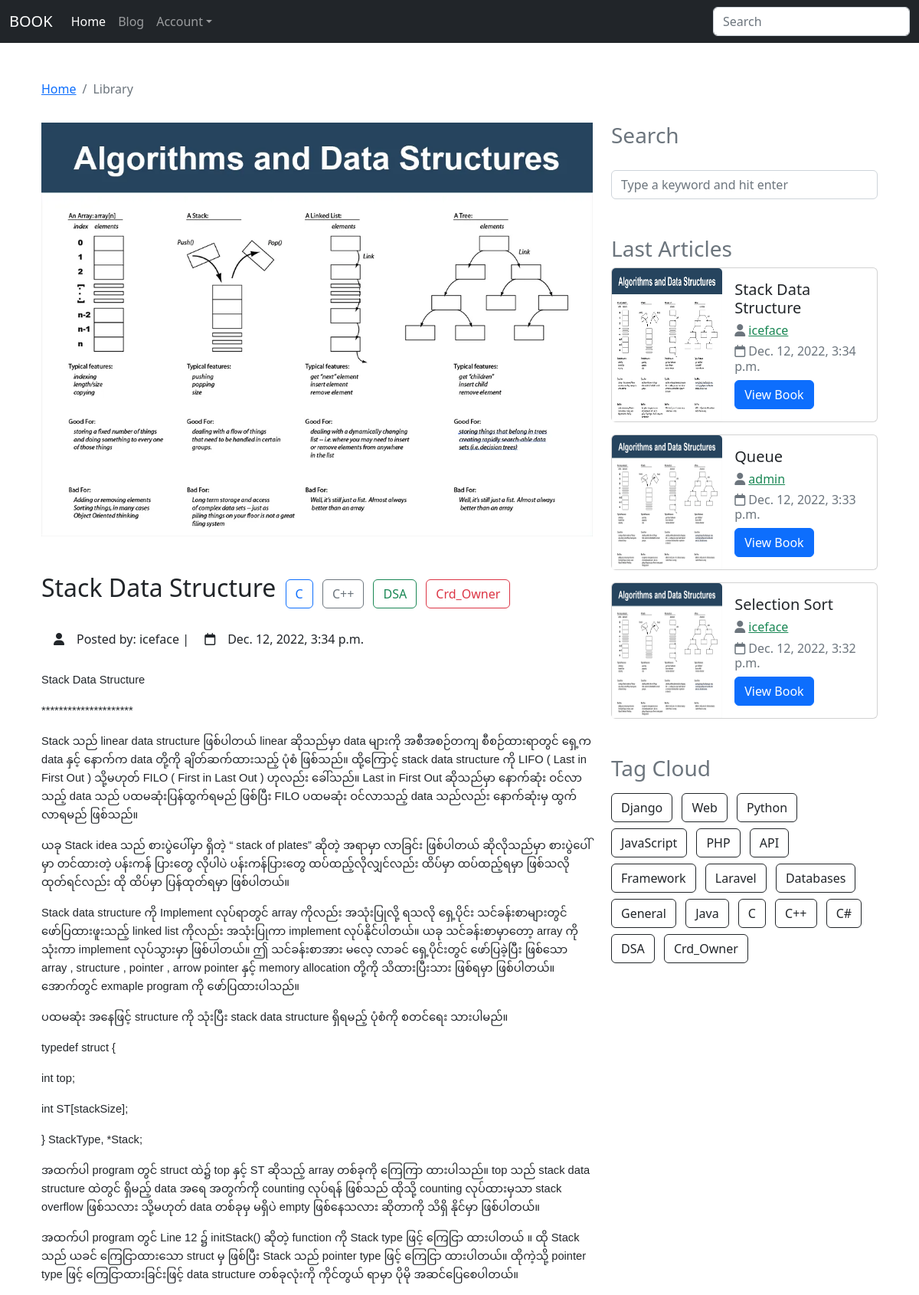
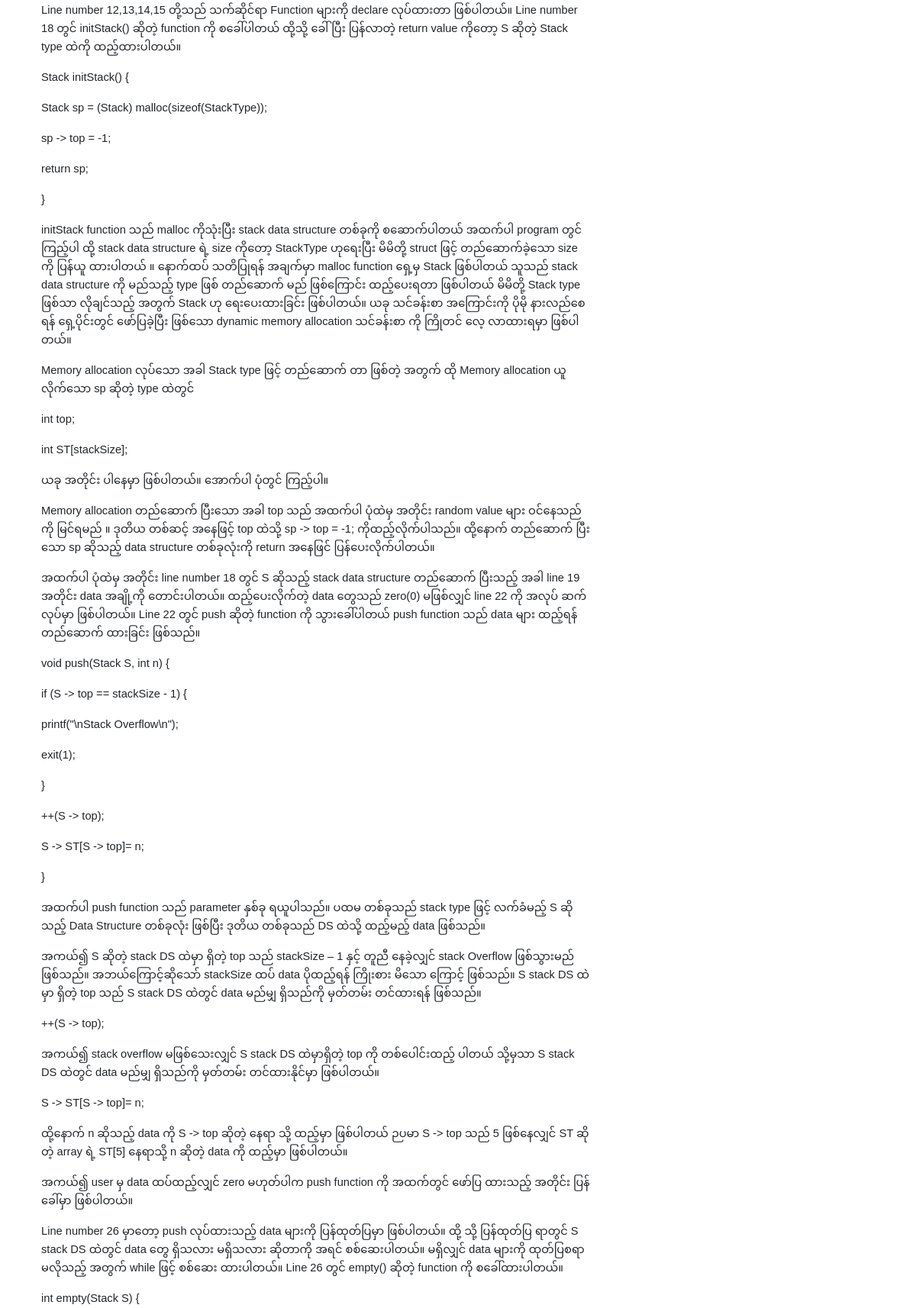
Page /blog/stack-data-structure (upper part) on the committed database (2 pictures, top to bottom).
### blog/models.py (models this page shows, shortened)
class Blog(models.Model):
	STATUS_CHOICE = (
		(0, "Draft"),
		(1, "Public"),
	)
	title = models.CharField(max_length=254)
	user = models.ForeignKey(User, on_delete=models.CASCADE)
	slug = models.SlugField()
	body = RichTextUploadingField(blank=True)
	created_date = models.DateTimeField(default=timezone.now)
	edited_date = models.DateTimeField(auto_now_add=True)
	tags = models.ManyToManyField(Tag, blank=True)
	image = models.ImageField(upload_to=None, null=True, blank=True)
	status = models.IntegerField(choices=STATUS_CHOICE, default=0)

### tags/models.py (models this page shows)
class Tag(models.Model):
	name = models.CharField(max_length=100)
	def __str__(self):
		return self.name

### blog/views.py (the view)
# urls.py: path("<slug:slug>", views.post_detail, name="detail"),
def post_detail(request, slug):
	post = Blog.objects.get(slug=slug)
	if request.method == "POST":
		form = BlogCommentForm(request.POST)
		if form.is_valid():
			email = form.cleaned_data['email']
			body = form.cleaned_data['body']
			if request.user.is_authenticated:
				user = request.user
				blog_comment = BlogComment(user=user, email=email, body=body, blog=post)
			else:
				blog_comment = BlogComment(email=email, body=body, blog=post)
			blog_comment.save()
			return redirect(reverse("blog:detail", args=[post.slug]))
	else:
		form = BlogCommentForm()
	context = {
		"post": post,
		"get_tags": Tag.objects.all(),
		"lastposts": Blog.objects.all().order_by('-created_date')[:3],
		"form": form,
		"comments": BlogComment.objects.filter(blog=post).order_by('created_date'),
	}
	return render(request, "blog/blog_detail.html", context)

### blog/forms.py
class BlogCommentForm(forms.ModelForm):
	class Meta:
		model = BlogComment
		fields = ["email", "body"]
	def __init__(self, *args, **kwargs):
		super(BlogCommentForm, self).__init__(*args, *kwargs)
		for field in self.fields:
			self.fields[field].widget.attrs['class'] = "form-control"

### templates/blog/blog_detail.html (shortened to what this page needs)
{% extends 'base.html' %}
{% load static %}
{% block content %}
	<div class="container px-4 py-5" id="custom-cards">
		<nav aria-label="breadcrumb mb-3">
		  <ol class="breadcrumb">
		    <li class="breadcrumb-item"><a href="{% url 'blog:home' %}">Home</a></li>
		    <li class="breadcrumb-item active" aria-current="page">Library</li>
		  </ol>
		</nav>
		<div class="row py-3">
			<div class="col-12 col-lg-8">
				<img src="{{ post.image.url }}" class="img-fluid" alt="{{ post.title }}">
				<ul class="list-inline">
					<li class="list-inline-item"><h2 class="text-capitalize mt-5">{{ post.title }}</h2></li>
					{% for tag in post.tags.all %}
				    	<li class="list-inline-item text-muted"><a href="{% url 'book:view_tags' tag %}" class="btn {% cycle 'btn-outline-primary' 'btn-outline-secondary' 'btn-outline-success' 'btn-outline-danger' 'btn-outline-warning' 'btn-outline-info' 'btn-outline-dark' %}">{{ tag }}</a></li>
				    {% endfor %}
				</ul>
				<p><i class="fa-solid fa-user p-3"></i>Posted by: {{ post.user.username }} | <span><i class="fa-regular fa-calendar p-3"></i>{{ post.created_date }}</span></p>
				<p class="">
					{{  post.body |safe }}
				</p>
			</div>
			{% include 'blog/tags.html' %}
		</div>
	</div>
{% endblock %}

### templates/blog/tags.html (shortened to what this page needs)
<div class="col-12 col-lg-4">
	<h3 class="text-muted mb-1">Search</h3>
	<div class="sidebar-box pt-md-4 mb-5">
        <form action="{% url 'book:search' %}" class="search-form" method="GET">
            <div class="form-group">
                <input type="text" name="q" class="form-control" placeholder="Type a keyword and hit enter">
            </div>
        </form>
    </div>
    <div class="mb-5">
	    <h3 class="text-muted">Last Articles</h3>
	    {% for post in lastposts %}
	    <div class="card mb-3" style="max-width: ;">
		    <div class="row g-0">
		        <div class="col-sm-5">
		            <img src="{{ post.image.url }}" class="card-img-top h-100" alt="{{ post.title }}">
		        </div>
		        <div class="col-sm-7">
		            <div class="card-body">
		                <h5 class="card-title">{{ post.title }}</h5>
		                <p class="h6 text-muted"><i class="fa-solid fa-user"></i>
		                	<a href="{% url 'book:book_user_profile' post.user.id %}" class="link-success">{{ post.user }}</a>
		                </p>
		                <p class="h6 text-muted mt-2"><i class="fa-regular fa-calendar"></i>
                        	{{ post.created_date }}
                        </p>
		                <a href="{% url 'blog:detail' post.slug %}" class="btn btn-primary">View Book</a>
		            </div>
		        </div>
		    </div>
		</div>
		{% endfor %}
	</div>
    <div class="mb-3">
        <h3 class="text-muted mb-3">Tag Cloud</h3>
        <ul class="list-inline">
		    {% for tag in get_tags %}
		    	<li class="list-inline-item mb-2"><a href="{% url 'book:view_tags' tag.name %}" class="btn btn-outline-dark">{{ tag.name }}</a></li>
		    {% endfor %}
		</ul>
    </div>
</div>

### rows in the picture
Blog: image (picture), title "Stack Data Structure", user.username "iceface", created_date "Dec. 12, 2022, 3:34 p.m.", body "Stack Data Structure ********************* Stack သည် linear data structure ဖြစ်ပါတယ် linear ဆိုသည်မှာ data များကို အစီအစဉ်တကျ စီစဉ်ထားရာတွင် ရှေ့က data နှင့် နောက်က data တို့ကို ချိတ်ဆက်ထားသည့် ပုံစံ ဖြစ်သည်။ ထို့ကြောင့် stack data structure ကို LIFO ( Last in First Out ) သို့မဟုတ် FILO ( First in Last Out ) ဟုလည်း ခေါ်သည်။ Last in First Out ဆိုသည်မှာ နောက်ဆုံး ဝင်လာသည့် data သည် ပထမဆုံးပြန်ထွက်ရမည် ဖြစ်ပြီး FILO ပထမဆုံး ဝင်လာသည့် data သည်လည်း နောက်ဆုံးမှ ထွက်လာရမည် ဖြစ်သည်။ ယခု Stack idea သည် စားပွဲပေါ်မှာ ရှိတဲ့ “ stack of plates” ဆိုတဲ့ အရာမှာ လာခြင်း ဖြစ်ပါတယ် ဆိုလိုသည်မှာ စားပွဲပေါ်မှာ တင်ထားတဲ့ ပန်းကန် ပြားတွေ လိုပါပဲ ပန်းကန်ပြားတွေ ထပ်ထည့်လိုလျှင်လည်း ထိပ်မှာ ထပ်ထည့်ရမှာ ဖြစ်သလို…", user "iceface"
Tag: name "C"
Tag: name "C++"
Tag: name "DSA"
Tag: name "Crd_Owner"
Blog: image (picture), title "Queue", user "admin", created_date "Dec. 12, 2022, 3:33 p.m."
Blog: image (picture), title "Selection Sort", user "iceface", created_date "Dec. 12, 2022, 3:32 p.m."
Tag: name "Django"
Tag: name "Web"
Tag: name "Python"
Tag: name "JavaScript"
Tag: name "PHP"
Tag: name "API"
Tag: name "Framework"
Tag: name "Laravel"
Tag: name "Databases"
Tag: name "General"
Tag: name "Java"
Tag: name "C#"
